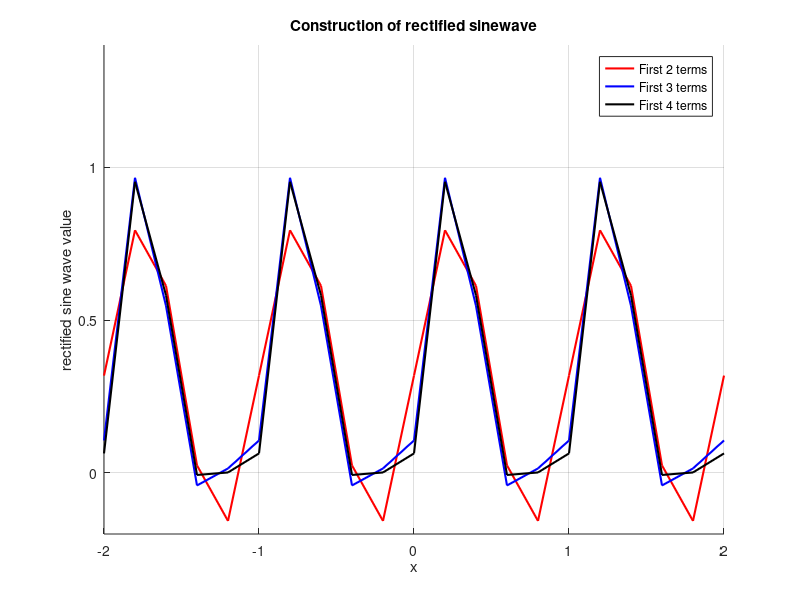

Reproduce this figure in MATLAB.
x=-2:0.2:2; %x vector with step size 0.2
%you can change the step size as you wish
T=1;
 

%2 terms of the fourier series


y_2=(1/pi)+sin(2*pi*x/T)/2;

%3 terms

y_3=(1/pi)+(sin(2*pi*x/T)/2) - (2*cos(2*2*pi*x/T)/(pi*(2*2-1)));

%4 terms

y_4=(1/pi)+(sin(2*pi*x/T)/2) - (2*cos(2*2*pi*x/T)/(pi*(2*2-1)))-(2*cos(4*2*pi*x/T)/(pi*(4*4-1)));


%plot

hold on
%'-r'  is a solid line with red color
 %'-b'  is a solid line with blue color
%'-k'  is a solid line with black color

plot(x,y_2,'-r','LineWidth',1.5)
plot(x,y_3,'-b','LineWidth',1.5)
plot(x,y_4,'-k','LineWidth',1.5)
xlim([-2 2])
ylim([-0.2 1.4])

xlabel("x")
ylabel("rectified sine wave value")
title("Construction of rectified sinewave")
legend("First 2 terms","First 3 terms","First 4 terms")
grid on % to have grid on the plot

hold off
